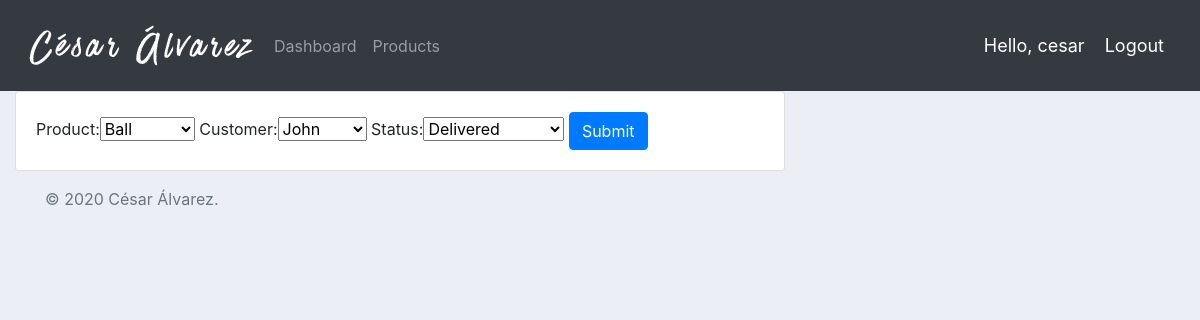
The page /update_order/1/ (signed in) on the database its author committed.
### accounts/models.py (models this page shows, shortened)
class Order(models.Model):
    STATUS = (
            ('Pending', 'Pending'),
            ('Out for Delivery', 'Out for Delivery'),
            ('Delivered', 'Delivered'),
        )
    product = models.ForeignKey(Product, null=True, on_delete=models.SET_NULL)
    date_created = models.DateTimeField(auto_now_add=True, null=True)
    customer = models.ForeignKey(Customer, null=True, on_delete=models.SET_NULL)
    status = models.CharField(max_length=200, null=True, choices=STATUS)

### accounts/views.py (the view)
# urls.py: path('update_order/<str:pk>/', views.updateOrder, name="update_order"),
@login_required(login_url='login')
def updateOrder(request, pk):
    order = Order.objects.get(id=pk)
    form = OrderForm(instance=order)
    if request.method == 'POST':
        form = OrderForm(request.POST, instance=order)
        if form.is_valid():
            form.save()
            return redirect('/')
    context = {'form': form}
    return render(request, 'accounts/update.html', context)

### accounts/forms.py
class OrderForm(ModelForm):
    class Meta:
        model = Order
        fields = '__all__'

### accounts/models.py (called while the page is built)
    def __str__(self):
        return self.name

    def __str__(self):
        return self.name

### accounts/templates/accounts/update.html (shortened to what this page needs)
{% extends 'accounts/main.html' %}
{% load static %}
{% block content %}
<div class="row">
	<div class="col-md-8">
		<div class="card card-body">
			<form action="" method="POST">
				{{form}}
				<input class="btn btn-primary" type="submit" name="Submit">
			</form>
		</div>
	</div>
</div>
{% endblock %}s

### accounts/templates/accounts/navbar.html (shortened to what this page needs)
{% load static %}
<nav class="navbar navbar-expand-md navbar-dark bg-dark">
    <img src="{% static 'images/logo.png' %}">
    <div class="collapse navbar-collapse" id="navbarsExample04">
      <ul class="navbar-nav mr-auto">
        <li class="nav-item">
          <a class="nav-link" href="{% url 'home' %}">Dashboard</a>
        </li>
        <li class="nav-item">
          <a class="nav-link" href="{% url 'products' %}">Products</a>
        </li>
      </ul>
    </div>
    <span class="hello">Hello, {{request.user}}  </span>
    <span><a class="hello" href="{% url 'logout' %}">Logout</a></span>
  </nav>

### static/css/main.css (style rules this page uses)
body { background-color: #ebeff5; }

### accounts/templates/accounts/navbar.html (style rules this page uses)
.hello { font-size: 18px; color: white; margin-right: 20px; }

### rows shown on the page
Order: product "Ball", customer "John", status "Delivered"

### other values the page prints
{{ request.user }} "cesar"
